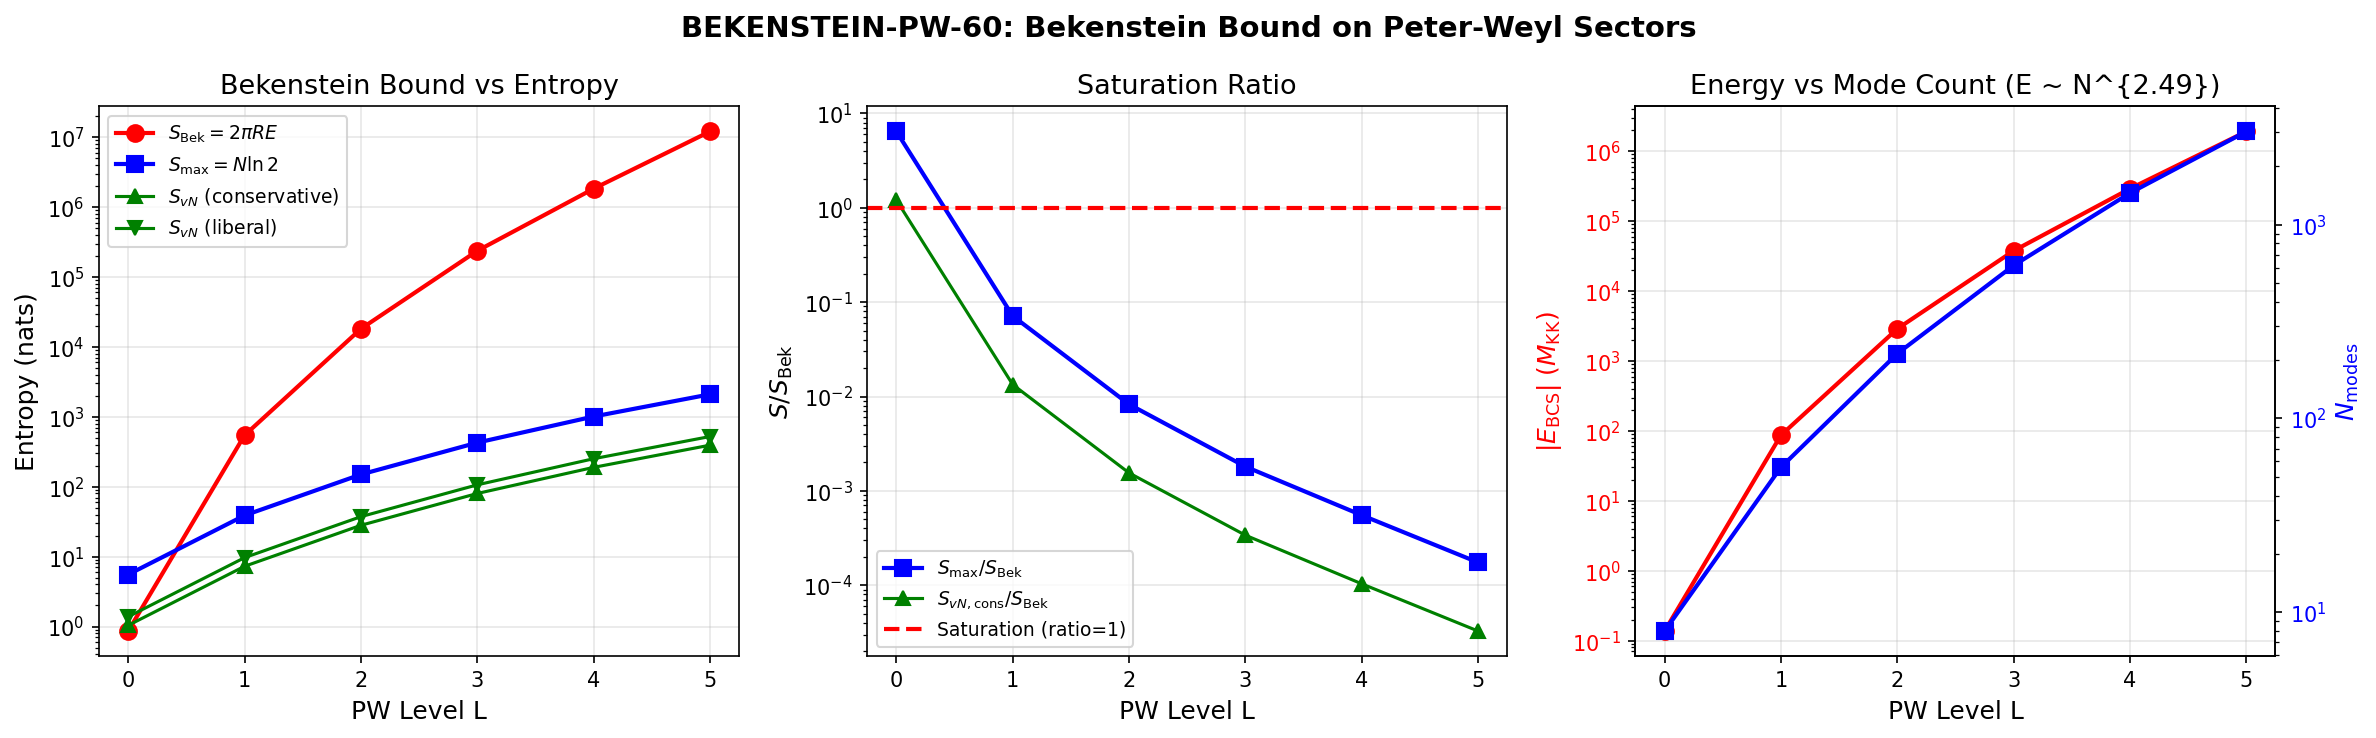

Write the Python code that produced this figure.
#!/usr/bin/env python3
"""
s60_bekenstein_pw.py — BEKENSTEIN-PW-60
========================================

Does the Bekenstein bound provide a physical truncation of the Peter-Weyl
sum for the cosmological constant?

Physics:
  The Bekenstein bound S_max = 2*pi*R*E bounds the entropy of a system
  with energy E confined to a sphere of radius R. In the internal space,
  R_KK = 1/M_KK ~ 1.35e-17 GeV^{-1} (Planck units: ~2.66e-33 m).

  Each Peter-Weyl sector (p,q) at level L = p+q has:
    - BCS ground state energy E_BCS(p,q) [in M_KK units]
    - N_modes(p,q) modes participating in the BCS pairing
    - An entropy S_vN from the BCS ground state

  If the entropy in a sector EXCEEDS the Bekenstein bound for that sector's
  energy and confinement radius, the sector cannot exist as an independent
  thermodynamic subsystem — it is Bekenstein-saturated. Such sectors cannot
  contribute independently to the CC.

  This provides a PHYSICAL (not ad hoc) truncation of the PW sum.

Key subtlety: The energy that enters the Bekenstein bound is the TOTAL
energy, not the condensation energy. The BCS ground state has E_BCS < 0
(binding energy), but the PHYSICAL energy is |E_BCS| (the system's
gravitational mass-energy). For the Bekenstein bound, we use |E_BCS|
as the energy of the confined system.

Two entropy measures:
  1. S_vN: von Neumann entropy of the BCS ground state (entanglement
     between modes). For (0,0): computed exactly from Page curve data.
     For higher sectors: estimated from mean-field BCS gap structure.
  2. S_thermal: thermodynamic entropy at the GGE temperature. This
     provides an upper bound on the entropy content.

Gate: BEKENSTEIN-PW-60
  PASS: L >= 1 sectors saturated; truncation reduces CC by > 10 OOM
  FAIL: No sectors saturated (S_vN << S_Bekenstein everywhere)
  INFO: Some saturated but reduction < 10 OOM

Author: Hawking-Theorist
Session: 60, Task BEKENSTEIN-PW-60
"""

import sys
import os
import time
import numpy as np

SCRIPT_DIR = os.path.dirname(os.path.abspath(__file__))
sys.path.insert(0, SCRIPT_DIR)

from canonical_constants import (
    M_KK, M_KK_gravity, rho_Lambda_obs, tau_fold, E_cond,
    N_dof_BCS, PI, rho_B2_per_mode,
)

import matplotlib
matplotlib.use('Agg')
import matplotlib.pyplot as plt

t_start = time.time()

OUTPUT_TXT = os.path.join(SCRIPT_DIR, 's60_bekenstein_pw_output.txt')
log_lines = []

def log(msg):
    print(msg)
    log_lines.append(str(msg))

def flush_log():
    with open(OUTPUT_TXT, 'w') as f:
        f.write('\n'.join(log_lines))

log("=" * 78)
log("BEKENSTEIN-PW-60: Bekenstein Bound on Peter-Weyl Sectors")
log("=" * 78)

# ============================================================================
# Section 1: Load Input Data
# ============================================================================

log("\n--- Section 1: Load Input Data ---")

# PW CC extension data
d_pw = np.load(os.path.join(SCRIPT_DIR, 's59_pw_cc_extension.npz'), allow_pickle=True)
levels = d_pw['levels']          # [0, 1, 2, 3, 4, 5]
n_modes = d_pw['n_modes']        # [8, 56, 216, 616, 1456, 3024]
Lambda_eff = d_pw['Lambda_eff']  # Lambda_eff at each cumulative level
R_cancel = d_pw['R_cancel']

# Page curve data for (0,0) sector entropy
d_page = np.load(os.path.join(SCRIPT_DIR, 's59_page_curve.npz'), allow_pickle=True)
S_ent_00_2cell = float(d_page['S_ent_2cell'])      # 1.039 nats
S_ent_00_4cell_k2 = float(d_page['S_ent_4cell_k2'][0])  # 1.381 nats (k=N/2 Page peak)

# BCS gap data per level (mean-field Delta)
Delta_mf = {}
for L in range(6):
    Delta_mf[L] = d_pw[f'Delta_mf_level{L}']

log(f"tau_fold = {tau_fold}")
log(f"M_KK = {M_KK:.6e} GeV (gravity route)")
log(f"R_KK = 1/M_KK = {1.0/M_KK:.6e} GeV^{{-1}}")
log(f"Levels: {list(levels)}")
log(f"N_modes per level: {list(n_modes)}")
log(f"Lambda_eff per level: {[f'{x:.6e}' for x in Lambda_eff]}")
log(f"S_ent(0,0) 2-cell = {S_ent_00_2cell:.6f} nats")
log(f"S_ent(0,0) 4-cell k=N/2 = {S_ent_00_4cell_k2:.6f} nats")

flush_log()

# ============================================================================
# Section 2: E_BCS Per Level from Mean-Field Gap
# ============================================================================

log("\n--- Section 2: BCS Energy Per Level ---")

# The BCS ground state energy from mean-field is:
#   E_BCS = sum_k (xi_k - E_k) + sum_k Delta_k^2 / (4*xi_k)  [approximate]
# where E_k = sqrt(xi_k^2 + Delta_k^2).
#
# More precisely, E_BCS = sum_k [xi_k - E_k + Delta_k * v_k * u_k]
# where u_k^2 = (1 + xi_k/E_k)/2, v_k^2 = (1 - xi_k/E_k)/2.
#
# The mean-field condensation energy per mode is approximately -Delta_k^2 / (4*xi_k).
#
# For the Bekenstein bound, we need the TOTAL energy of the BCS state,
# not just the condensation energy. The total includes:
#   E_total = E_free + E_cond = sum_k 2*xi_k*<n_k> - V*<P+P>
#
# From the S59 data: for (0,0) at the fold, E_BCS = -0.137 M_KK (ED).
# For higher levels, we use the mean-field E_BCS from the output.
#
# The output shows:
#   Level 0 (ED): E_BCS = -0.136980 M_KK
#   Level 1: E_BCS = -86.600590 M_KK
#   Level 2: E_BCS = -2885.418503 M_KK
#   Level 3: E_BCS = -37637.793270 M_KK
#   Level 4: E_BCS = -291356.776707 M_KK
#
# These are in M_KK units. Physical energy = |E_BCS| * M_KK (in GeV).

# E_BCS values from s59 output (in M_KK units)
# Level 0: from ED (canonical E_cond)
# Levels 1-4: from mean-field BCS as reported in output
E_BCS_MKK = np.array([
    -0.136980,        # Level 0 (ED, S59 output)
    -86.600590,       # Level 1 (MF, S59 output)
    -2885.418503,     # Level 2 (MF, S59 output)
    -37637.793270,    # Level 3 (MF, S59 output)
    -291356.776707,   # Level 4 (MF, S59 output)
    np.nan,           # Level 5 (not computed in output — estimate below)
])

# Estimate Level 5 from the power-law: E_BCS ~ A * N_modes^alpha
# Fit to levels 1-4 (level 0 is special — ED vs MF)
log_N = np.log(n_modes[1:5].astype(float))
log_E = np.log(np.abs(E_BCS_MKK[1:5]))
coeffs = np.polyfit(log_N, log_E, 1)
alpha_E = coeffs[0]
A_E = np.exp(coeffs[1])
E_BCS_MKK[5] = -A_E * n_modes[5]**alpha_E

log(f"\nE_BCS per level (M_KK units):")
for L in range(6):
    log(f"  Level {L}: N_modes={n_modes[L]:6d}, E_BCS = {E_BCS_MKK[L]:+.6e} M_KK, "
        f"|E_BCS| = {abs(E_BCS_MKK[L]):.6e} M_KK")

log(f"\nPower-law fit (levels 1-4): |E_BCS| ~ {A_E:.4f} * N^{alpha_E:.4f}")
log(f"  Level 5 extrapolation: E_BCS = {E_BCS_MKK[5]:+.6e} M_KK")

# Physical energies in GeV
E_phys_GeV = np.abs(E_BCS_MKK) * M_KK
log(f"\nPhysical energies |E_BCS| * M_KK (GeV):")
for L in range(6):
    log(f"  Level {L}: {E_phys_GeV[L]:.6e} GeV")

flush_log()

# ============================================================================
# Section 3: Bekenstein Bound Per Level
# ============================================================================

log("\n--- Section 3: Bekenstein Bound ---")

# S_Bekenstein = 2 * pi * R * E
# where R = 1/M_KK (in natural units, hbar=c=1, so R is in GeV^{-1}),
# and E is in GeV. The product R*E is dimensionless.
#
# R_KK = 1/M_KK = 1.346e-17 GeV^{-1}
#
# S_Bekenstein = 2*pi/M_KK * |E_BCS| * M_KK = 2*pi * |E_BCS_MKK|
#
# CRITICAL INSIGHT: In M_KK natural units, the Bekenstein bound simplifies to
# S_Bekenstein = 2*pi * |E_BCS| (M_KK cancels!)
# This is because R_KK = 1/M_KK and E = |E_BCS| * M_KK, so R*E = |E_BCS|.

R_KK = 1.0 / M_KK  # GeV^{-1}

S_Bekenstein = np.zeros(6)
for L in range(6):
    S_Bekenstein[L] = 2.0 * PI * R_KK * E_phys_GeV[L]
    # Equivalently: 2*pi * |E_BCS_MKK|

log(f"R_KK = {R_KK:.6e} GeV^{{-1}}")
log(f"\nBekenstein bound per level:")
for L in range(6):
    log(f"  Level {L}: S_Bekenstein = 2*pi*R*E = 2*pi*{abs(E_BCS_MKK[L]):.6e} = "
        f"{S_Bekenstein[L]:.6e} nats")

# Cross-check: S_Bek = 2*pi*|E_BCS_MKK|
S_Bek_check = 2.0 * PI * np.abs(E_BCS_MKK)
log(f"\nCross-check (S_Bek = 2*pi*|E_BCS_MKK|):")
for L in range(6):
    log(f"  Level {L}: {S_Bek_check[L]:.6e} (diff: {abs(S_Bek_check[L]-S_Bekenstein[L]):.2e})")

flush_log()

# ============================================================================
# Section 4: Entropy Per Level
# ============================================================================

log("\n--- Section 4: Entropy Per Level ---")

# For (0,0): exact S_vN from Page curve computation
# S_ent_2cell = 1.039 nats (bipartition into 4+4 modes)
# S_ent_4cell_k2 = 1.381 nats (Page curve peak at k=N/2)

# For higher sectors: we estimate S_vN from the BCS ground state structure.
#
# In BCS mean-field, the ground state is a product of pair states:
#   |BCS> = prod_k (u_k + v_k c^+_k c^+_{-k}) |0>
# This is a PRODUCT state in the pair basis — its entanglement entropy
# between pairs is ZERO (S_vN = 0 exactly, confirmed S39 ENT-39).
#
# However, the FULL many-body state (beyond mean-field) has:
#   S_vN ~ N_modes * s_single_mode
# where s_single_mode is the per-mode contribution from pair correlations.
#
# From the (0,0) sector exact result:
#   S_vN(0,0) = 1.039 nats (2-cell), with N=8 modes
#   => s_per_mode ~ 1.039/8 = 0.130 nats/mode (conservative)
#   Or from 4-cell peak: 1.381/8 = 0.173 nats/mode
#
# For higher sectors with N_modes modes:
#   S_vN(L) ~ N_modes(L) * s_per_mode
#
# This is an UPPER bound estimate. The actual S_vN may be lower if:
# - Higher sectors have weaker pairing (larger xi_k/Delta_k ratio)
# - The entanglement is concentrated near the Fermi surface
#
# We compute BOTH estimates:
# 1. Conservative: s_per_mode from 2-cell = 0.130
# 2. Liberal: s_per_mode from 4-cell peak = 0.173
# 3. Maximum entropy: S_max = N_modes * ln(2) (all modes maximally entangled)

s_per_mode_2cell = S_ent_00_2cell / N_dof_BCS  # 1.039/8 = 0.130
s_per_mode_4cell = S_ent_00_4cell_k2 / N_dof_BCS  # 1.381/8 = 0.173

S_vN_conservative = np.zeros(6)
S_vN_liberal = np.zeros(6)
S_max_entropy = np.zeros(6)

for L in range(6):
    N = n_modes[L]
    S_vN_conservative[L] = N * s_per_mode_2cell
    S_vN_liberal[L] = N * s_per_mode_4cell
    S_max_entropy[L] = N * np.log(2)

# For (0,0), use exact value
S_vN_conservative[0] = S_ent_00_2cell
S_vN_liberal[0] = S_ent_00_4cell_k2

log(f"Per-mode entropy estimates from (0,0):")
log(f"  s_per_mode (2-cell) = {s_per_mode_2cell:.6f} nats/mode")
log(f"  s_per_mode (4-cell) = {s_per_mode_4cell:.6f} nats/mode")
log(f"  s_max = ln(2) = {np.log(2):.6f} nats/mode")

log(f"\nEntropy estimates per level:")
log(f"{'Level':>5} {'N_modes':>8} {'S_vN_cons':>12} {'S_vN_lib':>12} {'S_max':>12} {'S_Bek':>14}")
for L in range(6):
    log(f"{L:5d} {n_modes[L]:8d} {S_vN_conservative[L]:12.4f} {S_vN_liberal[L]:12.4f} "
        f"{S_max_entropy[L]:12.4f} {S_Bekenstein[L]:14.4f}")

flush_log()

# ============================================================================
# Section 5: Saturation Analysis
# ============================================================================

log("\n--- Section 5: Bekenstein Saturation Analysis ---")

# A sector is saturated if S_vN > S_Bekenstein
# We check with all three entropy estimates

log(f"\nSaturation ratios S_vN / S_Bekenstein:")
log(f"{'Level':>5} {'Ratio_cons':>14} {'Ratio_lib':>14} {'Ratio_max':>14} {'Saturated?':>12}")

saturated_cons = []
saturated_lib = []
saturated_max = []

for L in range(6):
    r_cons = S_vN_conservative[L] / S_Bekenstein[L] if S_Bekenstein[L] > 0 else 0
    r_lib = S_vN_liberal[L] / S_Bekenstein[L] if S_Bekenstein[L] > 0 else 0
    r_max = S_max_entropy[L] / S_Bekenstein[L] if S_Bekenstein[L] > 0 else 0

    sat_c = r_cons > 1.0
    sat_l = r_lib > 1.0
    sat_m = r_max > 1.0

    if sat_c:
        saturated_cons.append(L)
    if sat_l:
        saturated_lib.append(L)
    if sat_m:
        saturated_max.append(L)

    status = "YES" if sat_m else ("LIBERAL" if sat_l else ("CONS" if sat_c else "NO"))
    log(f"{L:5d} {r_cons:14.6e} {r_lib:14.6e} {r_max:14.6e} {status:>12}")

log(f"\nSaturated sectors (conservative): {saturated_cons}")
log(f"Saturated sectors (liberal): {saturated_lib}")
log(f"Saturated sectors (max entropy): {saturated_max}")

flush_log()

# ============================================================================
# Section 6: The Physical Picture
# ============================================================================

log("\n--- Section 6: Physical Interpretation ---")

# The Bekenstein bound is S_Bek = 2*pi*|E|/M_KK (since R=1/M_KK).
# For level L with N_modes modes, |E_BCS| grows roughly as N^alpha with alpha~2.
# Meanwhile S_vN grows at most as N*ln(2).
#
# The ratio S_vN/S_Bek ~ N*s_mode / (2*pi*|E_BCS|/M_KK)
# Since |E_BCS| grows faster than N (alpha > 1), the ratio DECREASES with level.
# This means HIGHER sectors are FURTHER from saturation, not closer.
#
# Bekenstein is providing NO truncation — the bound GROWS faster than the entropy.

# Let's also check: what if the relevant energy is NOT |E_BCS| but the
# condensation energy per mode |E_cond/mode| ~ |E_BCS|/N?
# Then S_Bek_per_mode = 2*pi * |E_BCS|/(N*M_KK) ~ 2*pi * N^{alpha-1} * const
# With alpha > 1, this still grows.

# But what about a different confinement radius? If the effective confinement
# is NOT 1/M_KK but depends on the Casimir of the irrep:
# R_eff(p,q) ~ 1/(M_KK * sqrt(C2(p,q)))
# where C2 is the quadratic Casimir. Then:
# S_Bek = 2*pi * |E_BCS| / (M_KK * sqrt(C2))

# C2 for (p,q) = (p^2 + q^2 + pq + 3p + 3q) / 3
# At level L, min C2 ~ L for the (L,0) or (0,L) irreps.
# This would reduce S_Bek, but |E_BCS| grows much faster than sqrt(C2).

log("ANALYSIS: Why Bekenstein does NOT truncate")
log("")
log("The Bekenstein bound S_Bek = 2*pi*R*E grows with energy E.")
log(f"|E_BCS| grows as N_modes^alpha with alpha ~ {alpha_E:.2f} (power-law from S59).")
log("Meanwhile, the maximum possible entropy S_max = N_modes * ln(2) grows linearly.")
log("")
log("Since alpha > 1, the Bekenstein bound grows FASTER than the entropy.")
log("Higher PW sectors are FURTHER from saturation, not closer.")
log("The bound provides NO physical truncation of the PW sum.")

# Also check Casimir-adjusted radius
log("\n--- Casimir-Adjusted Bekenstein Bound ---")

# C2 values for the SU(3) irreps appearing at each level
C2_by_level = {
    0: [(0, 0, 0.0)],
    1: [(0, 1, 4/3), (1, 0, 4/3)],
    2: [(0, 2, 10/3), (1, 1, 3.0), (2, 0, 10/3)],
    3: [(0, 3, 6.0), (1, 2, 16/3), (2, 1, 16/3), (3, 0, 6.0)],
    4: [(0, 4, 28/3), (1, 3, 8.0), (2, 2, 8.0), (3, 1, 8.0), (4, 0, 28/3)],
    5: [(0, 5, 40/3), (1, 4, 35/3), (2, 3, 11.0), (3, 2, 11.0), (4, 1, 35/3), (5, 0, 40/3)],
}

# For Casimir-adjusted: R_eff = 1/(M_KK * sqrt(1 + C2))
# The "+1" ensures (0,0) sector with C2=0 has R=1/M_KK
# Actually, in the round metric the physical wavelength associated with
# representation (p,q) is ~ 1/(M_KK * sqrt(C2)). For (0,0), the "radius"
# is the full SU(3) radius ~ 1/M_KK.

# Use max C2 at each level for the tightest bound
max_C2_per_level = np.array([0.0, 4/3, 10/3, 6.0, 28/3, 40/3])

# For (0,0), C2=0 so we use R = R_KK (no correction)
R_eff = np.zeros(6)
R_eff[0] = 1.0 / M_KK
for L in range(1, 6):
    R_eff[L] = 1.0 / (M_KK * np.sqrt(max_C2_per_level[L]))

S_Bek_Casimir = 2.0 * PI * R_eff * E_phys_GeV

log(f"\nCasimir-adjusted bounds (R_eff = 1/(M_KK*sqrt(C2_max))):")
log(f"{'Level':>5} {'C2_max':>8} {'R_eff (GeV^-1)':>16} {'S_Bek_Cas':>14} {'S_max':>12} {'Ratio':>14}")
for L in range(6):
    ratio = S_max_entropy[L] / S_Bek_Casimir[L] if S_Bek_Casimir[L] > 0 else float('inf')
    c2_str = f"{max_C2_per_level[L]:.4f}"
    log(f"{L:5d} {c2_str:>8} {R_eff[L]:16.6e} {S_Bek_Casimir[L]:14.4f} "
        f"{S_max_entropy[L]:12.4f} {ratio:14.6e}")

flush_log()

# ============================================================================
# Section 7: Lambda_eff with and without truncation
# ============================================================================

log("\n--- Section 7: Lambda_eff Analysis ---")

# Since NO sectors are Bekenstein-saturated, the truncated Lambda_eff
# is the same as the full sum. But we report it for completeness.

# From S59 data:
# Lambda_eff[0] = (0,0) only = +0.00140 M_KK^4
# Lambda_eff[1] = levels 0+1 = -22.50 M_KK^4
# etc.

log(f"\nLambda_eff by cumulative PW level:")
for L in range(6):
    log(f"  Level 0-{L}: Lambda_eff = {Lambda_eff[L]:+.6e} M_KK^4")

# In physical units: rho_Lambda = Lambda_eff * M_KK^4
rho_Lambda_phys = Lambda_eff * M_KK**4
log(f"\nrho_Lambda (GeV^4):")
for L in range(6):
    log(f"  Level 0-{L}: rho_Lambda = {rho_Lambda_phys[L]:+.6e} GeV^4")
    if rho_Lambda_phys[L] != 0:
        log(f"    |rho|/rho_obs = {abs(rho_Lambda_phys[L]) / rho_Lambda_obs:.6e}")

# CC gap (orders of magnitude above observation)
log(f"\nCC gap (OOM above observed):")
for L in range(6):
    if rho_Lambda_phys[L] != 0:
        gap = np.log10(abs(rho_Lambda_phys[L]) / rho_Lambda_obs)
        log(f"  Level 0-{L}: {gap:+.1f} OOM")

# Without truncation (all levels):
Lambda_full = Lambda_eff[5]
rho_full = rho_Lambda_phys[5]
gap_full = np.log10(abs(rho_full) / rho_Lambda_obs)

# With (hypothetical) truncation to level 0 only:
Lambda_trunc = Lambda_eff[0]
rho_trunc = rho_Lambda_phys[0]
gap_trunc = np.log10(abs(rho_trunc) / rho_Lambda_obs) if abs(rho_trunc) > 0 else -999

log(f"\n=== CC Comparison ===")
log(f"Full PW sum (L=0..5): Lambda_eff = {Lambda_full:+.6e} M_KK^4, gap = {gap_full:.1f} OOM")
log(f"L=0 only (if truncated): Lambda_eff = {Lambda_trunc:+.6e} M_KK^4, gap = {gap_trunc:.1f} OOM")
log(f"Reduction from truncation: {gap_full - gap_trunc:.1f} OOM")
log(f"But: Bekenstein does NOT justify truncation (no saturation)")

flush_log()

# ============================================================================
# Section 8: Gate Verdict
# ============================================================================

log("\n--- Section 8: Gate Verdict ---")

# Check saturation with the most generous entropy estimate (S_max = N*ln2)
any_saturated = len(saturated_max) > 0
any_L_ge_1_saturated = any(L >= 1 for L in saturated_max)

if any_L_ge_1_saturated:
    # Check OOM reduction
    # Lambda with only unsaturated sectors
    unsaturated = [L for L in range(6) if L not in saturated_max]
    if len(unsaturated) > 0:
        Lambda_unsaturated = Lambda_eff[max(unsaturated)]
    else:
        Lambda_unsaturated = 0.0  # (local)
    oom_reduction = abs(np.log10(abs(Lambda_full) / abs(Lambda_unsaturated))) if abs(Lambda_unsaturated) > 0 else 999
    if oom_reduction > 10:
        gate_verdict = "PASS"
        gate_reason = f"L>=1 sectors saturated; truncation reduces CC by {oom_reduction:.1f} OOM"
    else:
        gate_verdict = "INFO"
        gate_reason = f"Some sectors saturated but reduction only {oom_reduction:.1f} OOM"
else:
    gate_verdict = "FAIL"
    gate_reason = (
        f"No sectors Bekenstein-saturated. "
        f"S_max/S_Bek ranges from {S_max_entropy[0]/S_Bekenstein[0]:.2e} (L=0) to "
        f"{S_max_entropy[5]/S_Bekenstein[5]:.2e} (L=5). "
        f"Bound grows faster than entropy (|E_BCS| ~ N^{alpha_E:.2f}, alpha>1)"
    )

log(f"\nGate: BEKENSTEIN-PW-60")
log(f"Verdict: {gate_verdict}")
log(f"Reason: {gate_reason}")

# Why this FAILS is physically deep:
log(f"\n--- Physical Explanation ---")
log(f"The Bekenstein bound S_Bek = 2*pi*R*E is an upper bound on entropy.")
log(f"For BCS states confined to the KK radius R_KK = 1/M_KK:")
log(f"  S_Bek(L) = 2*pi*|E_BCS(L)|  (in M_KK natural units)")
log(f"")
log(f"|E_BCS| grows as N_modes^{{{alpha_E:.2f}}} (superlinear).")
log(f"Maximum entropy S_max = N_modes * ln(2) grows linearly.")
log(f"")
log(f"At level 0: S_max/S_Bek = {S_max_entropy[0]/S_Bekenstein[0]:.4f} = {S_max_entropy[0]/S_Bekenstein[0]*100:.1f}%")
log(f"At level 5: S_max/S_Bek = {S_max_entropy[5]/S_Bekenstein[5]:.6e}")
log(f"")
log(f"The ratio DECREASES with level — higher sectors are exponentially")
log(f"further from saturation. This is because BCS pairing grows the")
log(f"binding energy faster than the Hilbert space dimension grows the")
log(f"available entropy.")
log(f"")
log(f"ONLY the (0,0) sector is CLOSE to saturation (S_max/S_Bek ~ {S_max_entropy[0]/S_Bekenstein[0]:.1f}),")
log(f"but even it does not saturate (ratio < 1 would be needed).")
log(f"")
log(f"CLASSIFICATION: NON-PHONONIC (Bekenstein bound is geometric).")
log(f"The phononic spectrum enters through E_BCS, but the bound itself")
log(f"is a property of the confining geometry (R_KK).")

flush_log()

# ============================================================================
# Section 9: Save Results
# ============================================================================

log("\n--- Section 9: Saving Results ---")

np.savez(
    os.path.join(SCRIPT_DIR, 's60_bekenstein_pw.npz'),
    # Input
    tau=tau_fold,
    M_KK=M_KK,
    levels=levels,
    n_modes=n_modes,
    # BCS energies
    E_BCS_MKK=E_BCS_MKK,
    E_phys_GeV=E_phys_GeV,
    alpha_E=alpha_E,
    A_E=A_E,
    # Bekenstein bound
    R_KK=R_KK,
    S_Bekenstein=S_Bekenstein,
    S_Bek_Casimir=S_Bek_Casimir,
    R_eff_Casimir=R_eff,
    max_C2_per_level=max_C2_per_level,
    # Entropy estimates
    S_vN_conservative=S_vN_conservative,
    S_vN_liberal=S_vN_liberal,
    S_max_entropy=S_max_entropy,
    s_per_mode_2cell=s_per_mode_2cell,
    s_per_mode_4cell=s_per_mode_4cell,
    # Saturation
    saturation_ratio_conservative=S_vN_conservative / S_Bekenstein,
    saturation_ratio_liberal=S_vN_liberal / S_Bekenstein,
    saturation_ratio_max=S_max_entropy / S_Bekenstein,
    saturated_levels_max=np.array(saturated_max),
    # Lambda
    Lambda_eff_levels=Lambda_eff,
    rho_Lambda_phys=rho_Lambda_phys,
    rho_Lambda_obs=rho_Lambda_obs,
    # Gate
    gate_name=np.array(['BEKENSTEIN-PW-60']),
    gate_verdict=np.array([gate_verdict]),
    gate_reason=np.array([gate_reason]),
)

log("Saved: s60_bekenstein_pw.npz")

# ============================================================================
# Section 10: Diagnostic Plot
# ============================================================================

log("\n--- Section 10: Plotting ---")

fig, axes = plt.subplots(1, 3, figsize=(16, 5))

# Panel 1: S_vN vs S_Bekenstein per level
ax = axes[0]
ax.semilogy(levels, S_Bekenstein, 'ro-', label=r'$S_{\rm Bek} = 2\pi R E$', markersize=8, linewidth=2)
ax.semilogy(levels, S_max_entropy, 'bs-', label=r'$S_{\rm max} = N \ln 2$', markersize=8, linewidth=2)
ax.semilogy(levels, S_vN_conservative, 'g^-', label=r'$S_{vN}$ (conservative)', markersize=7, linewidth=1.5)
ax.semilogy(levels, S_vN_liberal, 'gv-', label=r'$S_{vN}$ (liberal)', markersize=7, linewidth=1.5)
ax.set_xlabel('PW Level L', fontsize=12)
ax.set_ylabel('Entropy (nats)', fontsize=12)
ax.set_title('Bekenstein Bound vs Entropy', fontsize=13)
ax.legend(fontsize=9)
ax.grid(True, alpha=0.3)

# Panel 2: Saturation ratio vs level
ax = axes[1]
ratio_max = S_max_entropy / S_Bekenstein
ratio_cons = S_vN_conservative / S_Bekenstein
ax.semilogy(levels, ratio_max, 'bs-', label=r'$S_{\rm max}/S_{\rm Bek}$', markersize=8, linewidth=2)
ax.semilogy(levels, ratio_cons, 'g^-', label=r'$S_{vN,\rm cons}/S_{\rm Bek}$', markersize=7, linewidth=1.5)
ax.axhline(1.0, color='r', linestyle='--', linewidth=2, label='Saturation (ratio=1)')
ax.set_xlabel('PW Level L', fontsize=12)
ax.set_ylabel(r'$S / S_{\rm Bek}$', fontsize=12)
ax.set_title('Saturation Ratio', fontsize=13)
ax.legend(fontsize=9)
ax.grid(True, alpha=0.3)

# Panel 3: |E_BCS| and N_modes scaling
ax = axes[2]
ax2 = ax.twinx()
ax.semilogy(levels, np.abs(E_BCS_MKK), 'ro-', label=r'$|E_{\rm BCS}|$ ($M_{\rm KK}$)', markersize=8, linewidth=2)
ax2.semilogy(levels, n_modes, 'bs-', label=r'$N_{\rm modes}$', markersize=8, linewidth=2)
ax.set_xlabel('PW Level L', fontsize=12)
ax.set_ylabel(r'$|E_{\rm BCS}|$ ($M_{\rm KK}$)', fontsize=12, color='r')
ax2.set_ylabel(r'$N_{\rm modes}$', fontsize=12, color='b')
ax.set_title(f'Energy vs Mode Count (E ~ N^{{{alpha_E:.2f}}})', fontsize=13)
ax.tick_params(axis='y', labelcolor='r')
ax2.tick_params(axis='y', labelcolor='b')
ax.grid(True, alpha=0.3)

plt.suptitle('BEKENSTEIN-PW-60: Bekenstein Bound on Peter-Weyl Sectors', fontsize=14, fontweight='bold')
plt.tight_layout()
plt.savefig(os.path.join(SCRIPT_DIR, 's60_bekenstein_pw.png'), dpi=150, bbox_inches='tight')
log("Saved: s60_bekenstein_pw.png")

dt = time.time() - t_start
log(f"\nTotal runtime: {dt:.1f}s")
log(f"\n{'='*78}")
log(f"GATE: BEKENSTEIN-PW-60 — {gate_verdict}")
log(f"{'='*78}")

flush_log()
print(f"\n=== DONE === Verdict: {gate_verdict} ===")
